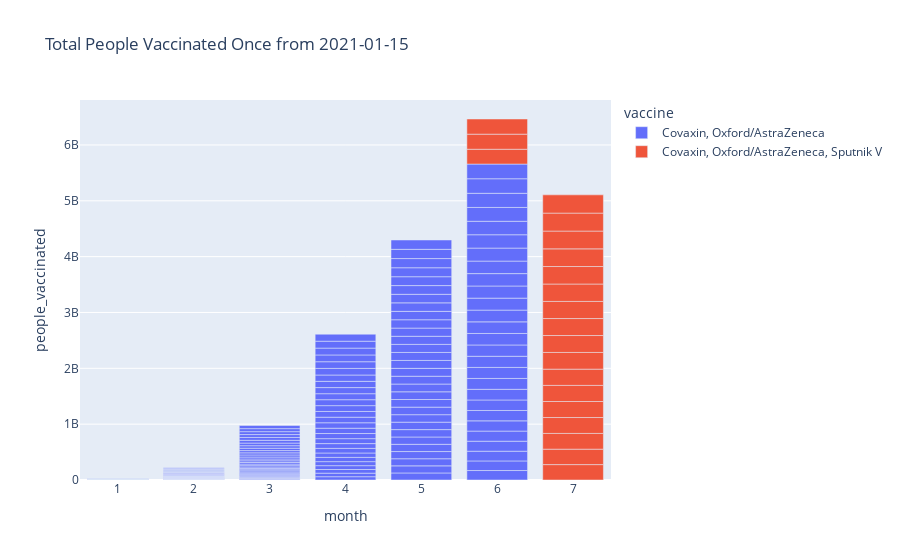

The notebook cell saved with this chart:
### Code cell
px.bar(vaccines_india_df, 
       x=vaccines_india_df.month, 
       y=vaccines_india_df.people_vaccinated, 
       title="Total People Vaccinated Once from 2021-01-15", 
       color="vaccine", 
       hover_data=['date'])

### Figure 1 — Plotly figure (JSON) as saved in the notebook; plotly's stock layout.template omitted (floating-point values rounded to 4 significant figures; data arrays with more than 128 entries replaced by an {"elided": "..."} marker saying what was removed)
{"data": [{"alignmentgroup": "True", "customdata": {"elided": "159x1 str values"}, "hovertemplate": "vaccine=Covaxin, Oxford/AstraZeneca<br>month=%{x}<br>people_vaccinated=%{y}<br>date=%{customdata[0]}<extra></extra>", "legendgroup": "Covaxin, Oxford/AstraZeneca", "marker": {"color": "#636efa", "pattern": {"shape": ""}}, "name": "Covaxin, Oxford/AstraZeneca", "offsetgroup": "Covaxin, Oxford/AstraZeneca", "orientation": "v", "showlegend": true, "textposition": "auto", "type": "bar", "x": {"elided": "159 int values"}, "xaxis": "x", "y": {"elided": "159 int values"}, "yaxis": "y"}, {"alignmentgroup": "True", "customdata": [["2021-06-28T00:00:00"], ["2021-06-29T00:00:00"], ["2021-06-30T00:00:00"], ["2021-07-01T00:00:00"], ["2021-07-02T00:00:00"], ["2021-07-03T00:00:00"], ["2021-07-04T00:00:00"], ["2021-07-05T00:00:00"], ["2021-07-06T00:00:00"], ["2021-07-07T00:00:00"], ["2021-07-08T00:00:00"], ["2021-07-10T00:00:00"], ["2021-07-11T00:00:00"], ["2021-07-12T00:00:00"], ["2021-07-13T00:00:00"], ["2021-07-14T00:00:00"], ["2021-07-15T00:00:00"], ["2021-07-16T00:00:00"], ["2021-07-17T00:00:00"], ["2021-07-19T00:00:00"]], "hovertemplate": "vaccine=Covaxin, Oxford/AstraZeneca, Sputnik V<br>month=%{x}<br>people_vaccinated=%{y}<br>date=%{customdata[0]}<extra></extra>", "legendgroup": "Covaxin, Oxford/AstraZeneca, Sputnik V", "marker": {"color": "#EF553B", "pattern": {"shape": ""}}, "name": "Covaxin, Oxford/AstraZeneca, Sputnik V", "offsetgroup": "Covaxin, Oxford/AstraZeneca, Sputnik V", "orientation": "v", "showlegend": true, "textposition": "auto", "type": "bar", "x": [6, 6, 6, 7, 7, 7, 7, 7, 7, 7, 7, 7, 7, 7, 7, 7, 7, 7, 7, 7], "xaxis": "x", "y": [265545768, 270178001, 271410023, 275693081, 276339011, 282231365, 284455266, 286751758, 288782557, 291184757, 298678913, 303171498, 304018852, 306612781, 311387539, 313529502, 316116189, 318665226, 321893762, 326392783], "yaxis": "y"}], "layout": {"barmode": "relative", "legend": {"title": {"text": "vaccine"}, "tracegroupgap": 0}, "title": {"text": "Total People Vaccinated Once from 2021-01-15"}, "xaxis": {"anchor": "y", "domain": [0, 1], "title": {"text": "month"}}, "yaxis": {"anchor": "x", "domain": [0, 1], "title": {"text": "people_vaccinated"}}}}
